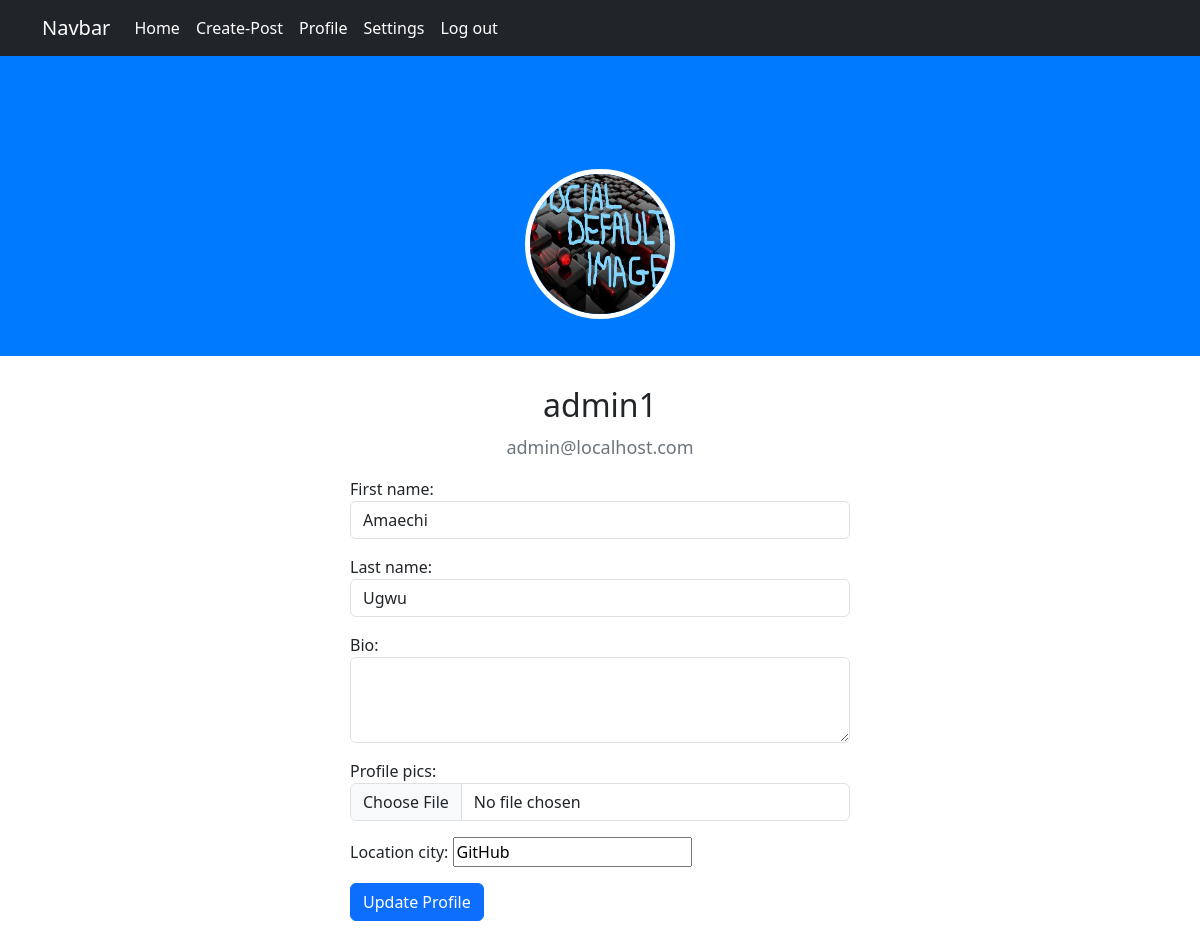
Page /account_setting (signed in) on the earlier database version.
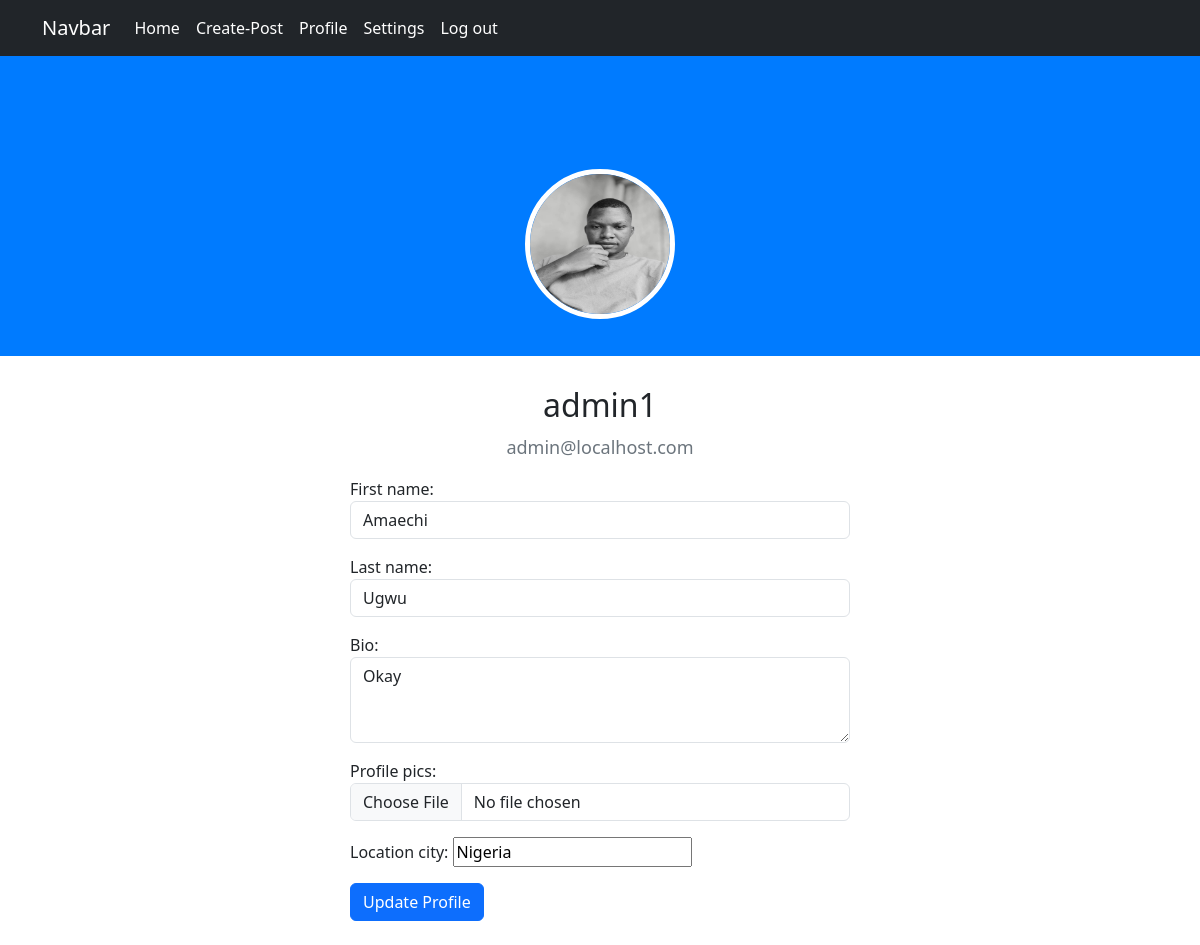
Same page on the later database version.
### thread/models.py (models this page shows, shortened)
class Profile(models.Model):
    user = models.OneToOneField(User, on_delete=models.CASCADE)
    id_user = models.IntegerField(primary_key=True)
    first_name = models.CharField(max_length=150, blank=True)
    last_name = models.CharField(max_length=150, blank=True)
    bio = models.TextField(max_length=1000, blank=True)
    profile_pics = ResizedImageField(quality=70,
                                     upload_to='profile_images',
                                     default='anon.png')
    location_city = models.CharField(max_length=150, blank=True)
    USERNAME_FIELD = 'user.username'

### thread/views.py (the view)
# urls.py: path('account_setting', views.account_setting, name='account_setting'),
@login_required(login_url='login_user')
def account_setting(request):
    user = request.user
    profile = user.profile
    if request.method == 'POST':
        form = UpdateProfile(request.POST or None, request.FILES, instance=profile)
        if form.is_valid():
            form.save()
        return redirect('account_setting')
    form = UpdateProfile(instance=profile)
    return render(request, 'settings.html', {"form":form, "profile":profile})

### thread/forms.py
class UpdateProfile(forms.ModelForm):
    first_name = forms.CharField(required=False, widget=forms.TextInput(attrs={"class": "form-control", "id": "firstName"}))
    last_name = forms.CharField(required=False, widget=forms.TextInput(attrs={"class": "form-control", "id": "lastName"}))
    bio = forms.CharField(required=False, widget=forms.Textarea(attrs={"class": "form-control", "id": "bio", "rows": "3"}))
    profile_pics = forms.FileField(required=False, widget=forms.FileInput(attrs={"class": "form-control", "id": "profileImage"}))
    class Meta:
        model = Profile
        exclude = ('user', 'id_user')

### thread/templates/settings.html (shortened to what this page needs)
<!DOCTYPE html>
<html lang="en">
<head>
    <link href="https://cdn.jsdelivr.net/npm/bootstrap@5.3.0-alpha1/dist/css/bootstrap.min.css" rel="stylesheet">
</head>
<body>
    {% include 'navbar.html' %}
    <div class="profile-cover">
        <img src="{{ profile.profile_pics.url }}" alt="Avatar" class="profile-avatar">
    </div>
    <div class="container">
        <div class="profile-info">
            <h1>{{ profile.user.username }}</h1>
            <p>
                {{ profile.user.email }}
            </p>
        </div>
    <div>
        {% if user.is_authenticated %}
        <form method="post" action="{% url 'account_setting' %}" enctype="multipart/form-data" class="update-profile-form">
            {{ form.as_p }}
            <button type="submit" class="btn btn-primary">Update Profile</button>
        </form>
        {% endif %}
    </div>
<br>
</body>
</html>

### thread/templates/navbar.html (shortened to what this page needs)
<nav class="navbar navbar-expand-lg navbar-dark bg-dark">
    <div class="container">
        <a class="navbar-brand" href="#">Navbar</a>
        <div class="collapse navbar-collapse" id="navbarNav">
            <ul class="navbar-nav">
                {% if user.is_authenticated %}
                <li class="nav-item">
                    <a class="nav-link active" aria-current="page" href="/">Home</a>
                </li>
                <li class="nav-item">
                    <a class="nav-link active" aria-current="page" href="{% url 'create_post' %}">Create-Post</a>
                </li>
                <li class="nav-item">
                    <a class="nav-link active" aria-current="page" href="{% url 'details' %}">Profile</a>
                </li>
               <li class="nav-item">
                    <a class="nav-link active" aria-current="page" href="{% url 'account_setting' %}">Settings</a>
                </li>
                <li class="nav-item">
                    <a class="nav-link active" aria-current="page" href="{% url 'logout_user' %}">Log out</a>
                </li>
                {% endif %}
            </ul>
        </div>
    </div>
</nav>

### thread/templates/settings.html (style rules this page uses)
.profile-cover { height: 300px; background-color: #007bff; color: #fff; text-align: center; display: flex; align-items: center; justify-content: center; }
.profile-avatar { width: 150px; height: 150px; border-radius: 50%; border: 5px solid #fff; margin-bottom: -75px; }
.profile-info { text-align: center; margin-top: 30px; }
.profile-info h1 { font-size: 32px; margin-bottom: 10px; }
.profile-info p { font-size: 18px; color: #6c757d; }
.update-profile-form { max-width: 500px; margin: 0 auto; }

Differences in the rows shown:
changed Profile "Amaechi": profile_pics: a different picture; bio (not shown) → "Okay"; location_city "GitHub" → "Nigeria"
